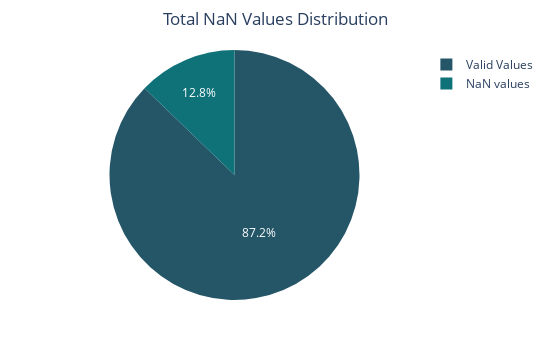
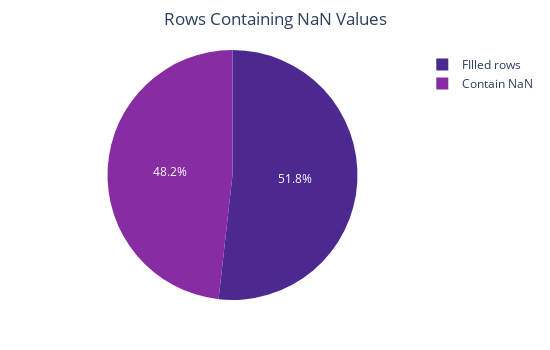

Notebook cell for these charts, in order:
### Markdown cell above
### Missing Values

Next, we needed to find the volume of missing values contained in the dataset as well as the features that contained the largest amount.

### Code cell
print("----------------------------------- Missing Values -----------------------------------")
nan_columns = {}
total_nan = 0
nan_rows = 0
total_entries = len(risk_factor_df.axes[0]) * len(risk_factor_df.axes[1])

#Fidn columns containing NaN values
for col in risk_factor_df.columns:
    if risk_factor_df[col].isnull().any():
        nan_in_column = risk_factor_df[col].isna().sum()
        nan_columns[col] = nan_in_column
        total_nan += nan_in_column
    else:
        nan_columns[col] = 0

# Print total NaN values
if (total_nan == 0):
    print("\nNo NaN values in the dataset.")
else:
    print("\nNaN values found in the dataset.")
    nan_columns = sorted(nan_columns.items(), key=lambda item: item[1], reverse=True)

    print("\nTotal NaN values in dataset: {}/{}".format(total_nan, total_entries))

    print("\nTop 15 columsn with missing values:\n")
    for i in range(15):
        sort_col = nan_columns[i]
        print("{:2}. {:35} : {:}".format(i+1, sort_col[0], sort_col[1]))

    # Rows containing NaN values
    nan_rows = risk_factor_df.iloc[:,:-4].isna().any(axis=1).tolist().count(True)

    print("\nTotal Rows containing NaN values in dataset: {}/{}".format(nan_rows, len(risk_factor_df)))

# Plots
total_figure = px.pie(values=[total_nan, total_entries-total_nan], names=["NaN values", "Valid Values"],
        color_discrete_sequence=px.colors.sequential.Aggrnyl,
        title="Total NaN Values Distribution",
        width=550, height= 350)
total_figure.update_layout(
    margin=dict(l=50, r=50, t=50, b=50),
    title_x=0.5    
)
total_figure.show()

row_figure = px.pie(values=[nan_rows, len(risk_factor_df)], names=["Contain NaN", "FIlled rows"],
        color_discrete_sequence=px.colors.sequential.Agsunset,
        title="Rows Containing NaN Values",
        width=550, height= 350)
row_figure.update_layout(
    margin=dict(l=50, r=50, t=50, b=50),
    title_x=0.5    
)
row_figure.show()

### Figure 1 — Plotly figure (JSON) as saved in the notebook; plotly's stock layout.template omitted (floating-point values rounded to 4 significant figures)
{"data": [{"domain": {"x": [0, 1], "y": [0, 1]}, "hovertemplate": "label=%{label}<br>value=%{value}<extra></extra>", "labels": ["NaN values", "Valid Values"], "legendgroup": "", "name": "", "showlegend": true, "type": "pie", "values": [3622, 24692]}], "layout": {"height": 350, "legend": {"tracegroupgap": 0}, "margin": {"b": 50, "l": 50, "r": 50, "t": 50}, "piecolorway": ["rgb(36, 86, 104)", "rgb(15, 114, 121)", "rgb(13, 143, 129)", "rgb(57, 171, 126)", "rgb(110, 197, 116)", "rgb(169, 220, 103)", "rgb(237, 239, 93)"], "title": {"text": "Total NaN Values Distribution", "x": 0.5}, "width": 550}}

### Figure 2 — Plotly figure (JSON) as saved in the notebook; plotly's stock layout.template omitted (floating-point values rounded to 4 significant figures)
{"data": [{"domain": {"x": [0, 1], "y": [0, 1]}, "hovertemplate": "label=%{label}<br>value=%{value}<extra></extra>", "labels": ["Contain NaN", "FIlled rows"], "legendgroup": "", "name": "", "showlegend": true, "type": "pie", "values": [799, 858]}], "layout": {"height": 350, "legend": {"tracegroupgap": 0}, "margin": {"b": 50, "l": 50, "r": 50, "t": 50}, "piecolorway": ["rgb(75, 41, 145)", "rgb(135, 44, 162)", "rgb(192, 54, 157)", "rgb(234, 79, 136)", "rgb(250, 120, 118)", "rgb(246, 169, 122)", "rgb(237, 217, 163)"], "title": {"text": "Rows Containing NaN Values", "x": 0.5}, "width": 550}}
